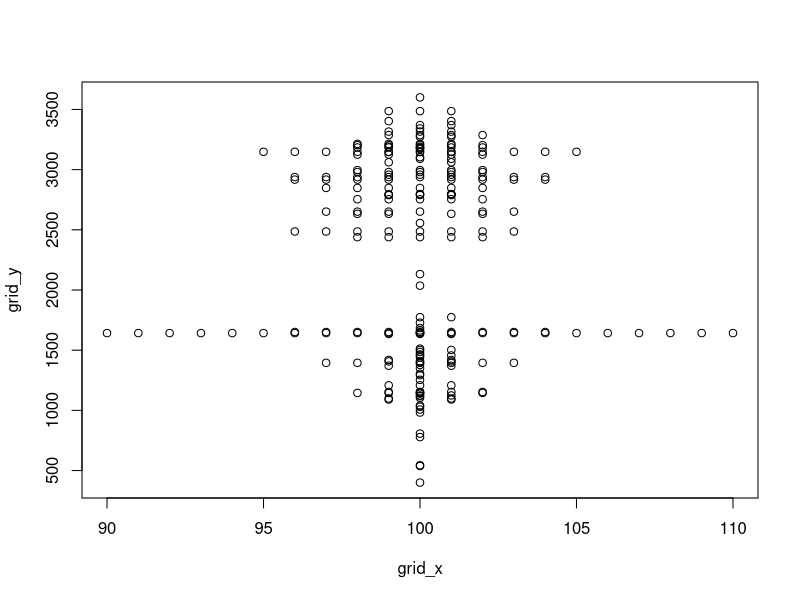

Reproduce this figure in R. (Note: this script raises an error after producing the figure.)
# Grid the summer flounder samples on the center line of a long, skinny lattice for use in IBDSim
# Use the distance from Cape Hatteras as the y-location in the lattice

library(here)
library(data.table)

meta <- fread(here("data", "pade_metadata.txt"))

xy <- meta[, .(PinskyID, lon, lat, dist)] # dist = great circle distance from a southern point (km)
max(xy$dist)

# Aim for grid with 1 million points, 10% buffer on all edges
# We'll use 200 x 4000: width is 5% of length
# to match 100 km wide x 1900 km continental shelf on east coast of us
# So buffer of 400 on either end of the y-direction
xy$grid_y <- round((xy$dist - min(xy$dist))/diff(range(xy$dist))*3200+400)
xy$grid_x <- 100 # all samples in the middle

# y grid range for samples should be 400 to 3600
range(xy$grid_y)

# Space the samples away from the center line if they share the same y-coord
ys <- sort(unique(xy$grid_y))
for(i in 1:length(ys)){
    n <- xy[grid_y == ys[i], .N] # find number of points that share this y-coord
    if(n > 1){
        xy[grid_y == ys[i], grid_x := sample(-floor(n/2):floor(n/2)+100, n, replace = FALSE)] # sample new x-coords around the center line
    }
}
          
# Plot
xy[, plot(grid_x, grid_y)]


# Location of Cape Hatteras in grid coords
round((900 - min(xy$dist))/diff(range(xy$dist))*3200+400) # 1837

# write out
write.csv(xy[order(grid_y), .(PinskyID, grid_x, grid_y)], file = here('output', 'pade_gridlocations.csv'), row.names = FALSE)
